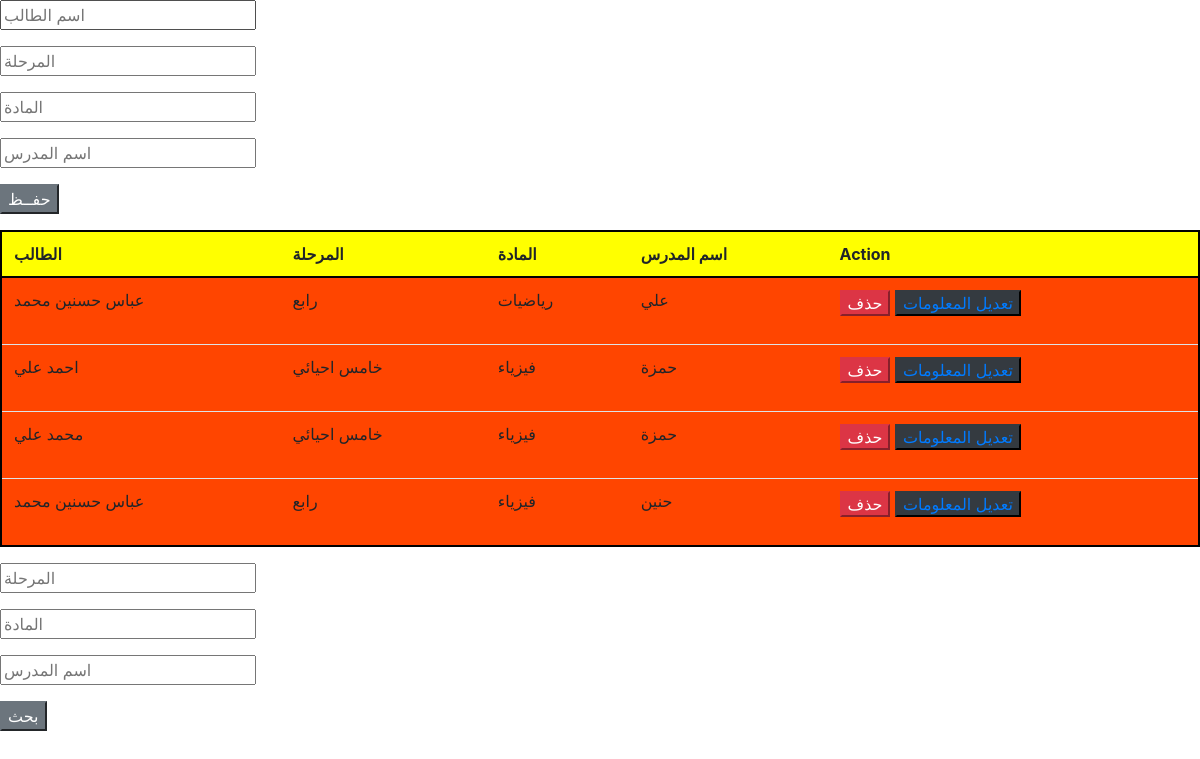
The page / on the database its author committed.
### tables this page shows
CREATE TABLE `student` (
  `id` int(8) NOT NULL,
  `student_name` varchar(255) NOT NULL,
  `stage` varchar(20) NOT NULL,
  `lesson` varchar(9) NOT NULL,
  `teacher_name` varchar(255) NOT NULL
);

### includs/db.php (called while the page is built, shortened)
<?php
class Database
{
    function getData($db,$query,$parm = []) {
        $stmt = $db->prepare($query);
        $stmt->execute($parm);
        $rows = $stmt->fetchAll(PDO::FETCH_ASSOC);
        return $rows;
}
}
?>

### includs/Classes.php (the view, shortened to what this page needs)
<?php
require_once "db.php";
class mangeStudents extends functions
{
    function __construct()
    {
        $db=new Database();
        $con=$db->PDO();
        $q="SELECT * FROM `student`";
        $res=$db->getData($con,$q);
        if (count($res)>0)
        {
            echo "<table class='table' style='table-layout: auto;border: 2px black solid'>
<tr style='background: yellow;border-collapse: collapse;border: 2px black solid'>
<th>
الطالب
</th>
<th>المرحلة</th>
<th>المادة</th>
<th>اسم المدرس</th>
<th>Action</th>
</tr>";
            foreach ($res as  $value)
            {
                echo "<tr style='background: orangered;column-count: auto'>";
                echo "<td>".$value['student_name']."</td>";
                echo "<td>".$value['stage']."</td>";
                echo "<td>".$value['lesson']."</td>";
                echo "<td>".$value['teacher_name']."</td>";
                $id=$value['id'];
                echo "<td >
<form method='post'>
<input type='hidden' name='id' class='form-group' value='$id'>
<input type='submit' name='del' value='حذف' class='btn-danger'>
<button type='submit'  class='btn-dark'><a style='text-decoration: none' href='edit.php?id=$id'>تعديل المعلومات</a></button>
</form>
</td>";
                echo "</tr>";
            }
            echo "</table>";
        } else
        {
            echo $this->ShowError("لا يوجد طلاب");
        }
    }
}

### index.php (shortened to what this page needs)
<html>
<head>
    <link rel="stylesheet" type="text/css" href="css/bootstrap.css">
</head>
<body>
<form method="post">
<input type="text" class="form-group" name="student" placeholder="اسم الطالب"><br>
<input type="text" class="form-group" name="stage" placeholder="المرحلة "><br>
<input type="text" class="form-group" name="lesson" placeholder="المادة"><br>
<input type="text" class="form-group" name="teacher" placeholder="اسم المدرس"><br>
<button type="submit" name="sub" class="btn-secondary">حفــظ</button>
</form>
    <?php
        require_once "includs/Classes.php";
        $mange=new mangeStudents();
    ?>
<form method="post">
    <input type="text" class="form-group" name="stagese" placeholder="المرحلة "><br>
    <input type="text" class="form-group" name="lessonse" placeholder="المادة"><br>
    <input type="text" class="form-group" name="teacherse" placeholder="اسم المدرس"><br>
    <button type="submit" name="submit" class="btn-secondary">بحث</button>
</form>
</body>
</html>

### rows shown on the page
student: student_name "عباس حسنين محمد", stage "رابع", lesson "رياضيات", teacher_name "علي"
student: student_name "احمد علي", stage "خامس احيائي", lesson "فيزياء", teacher_name "حمزة"
student: student_name "محمد علي", stage "خامس احيائي", lesson "فيزياء", teacher_name "حمزة"
student: student_name "عباس حسنين محمد", stage "رابع", lesson "فيزياء", teacher_name "حنين"
